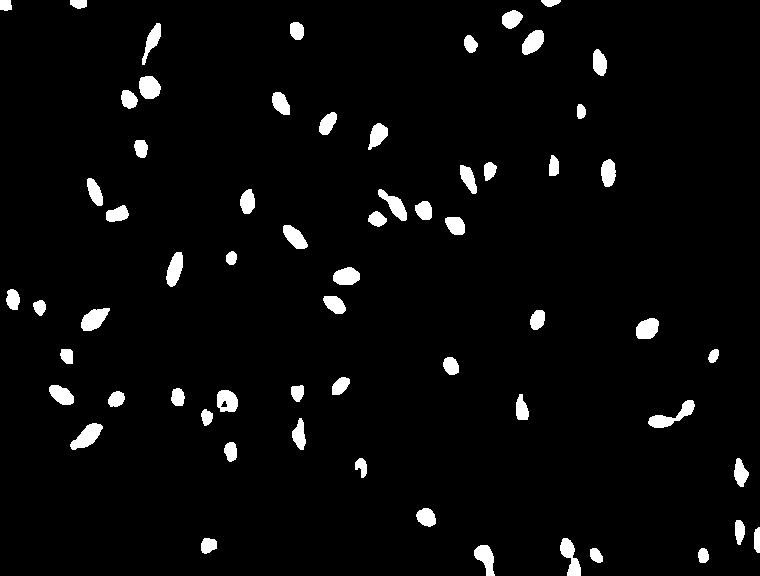
#> input picture processimg/106.jpg, 760 x 576 px; its folder holds only this picture in this run
$ python -i ProcessImg.py   (imports and definitions only)
#> lines starting #> are read from the running program, lines starting #| are printed output that depends on the picture; after the words box and inside, x2 and y2 are one past the last pixel; in counts of white or black regions, pixels touching at a corner belong together
from skimage import measure
from detector import *

nums = []
# [1 line not run here, left out]
framecount = 1

##输入：一张二值图像
##输出：会返回去除小面积的二值图像

def save_want_objects(img):
    labels = measure.label(img)  # 返回打上标签的img数组
    jj = measure.regionprops(labels)  # 找出连通域的各种属性。  注意，这里jj找出的连通域不包括背景连通域
    if len(jj) == 1:
        out = img
    else:
        # 通过与质心之间的距离进行判断
        num = labels.max()  #连通域的个数
        del_array = np.array([0] * (num + 1))  # 生成一个与连通域个数相同的空数组来记录需要删除的区域（从0开始，所以个数要加1）
        for k in range(num):  # 这里如果遇到全黑的图像的话会报错
            th_area = 100# 阈值面积
            k_area = jj[k].area# 将元组转换成array
            if k_area > th_area:
                save_index = k + 1
                del_array[save_index] = 1#大于面积阈值的连通域置1
                del_mask = del_array[labels]#掩膜
        out = img * del_mask #0*1=0，1*1=1
    return out

def processImage(img):
    img = cv2.cvtColor(img, cv2.COLOR_BGR2RGB)
    gray_image = cv2.cvtColor(img, cv2.COLOR_RGB2GRAY)  # 把输入图像灰度化
    blur_image = cv2.GaussianBlur(gray_image, (3, 3), 0)  # 高斯滤波
    ret2, binary_image = cv2.threshold(blur_image, 0, 255, cv2.THRESH_BINARY + cv2.THRESH_OTSU)  # 高斯滤波后用OTSU二值化
    # print("%s"%ret2)
    size = 3
    kernel = np.ones((size, size), dtype=np.uint8)
    img_close = cv2.erode(cv2.dilate(binary_image, kernel), kernel)  # 二值图像闭运算
    image = 255 - img_close  # 二值图像取反
    # 将提取的视频帧存储进imgPath
    out_img = save_want_objects(image)
    return out_img

def G2I(path):
    # 利用VideoCapture捕获视频，也可用于gif读取
#> called with path = 'processimg/106.jpg'
    cap = cv2.VideoCapture(path)  # 要分解的视频的路径
    #判断是否打开gif
    if cap.isOpened():
        flag = 1
    else:
        flag = 0

    if flag == 1:
        global framecount
        while True:
            ret, frame = cap.read()  # 读取gif帧
#> frame is the input picture: shape (576, 760, 3); min 0, max 255, mean 9.4
            if ret == False:  # 判断是否读取成功
                break
            #print('统计精子数目及检测精子活性，正在拆解第{}帧...'.format(i))
            imgPath = "./sperm/%s.jpg" % str(framecount)  # 存储图片的路径
            cv2.imwrite(imgPath, frame)  # 将提取的视频帧存储进imgPath
            out_img = processImage(frame)
#> in processImage, `ret2, binary_image = cv2.threshold(blur_image, 0, 255, cv2.THRESH_BINA..`: binary_image: shape (576, 760); 3.7% white; 62 white regions, largest, box (x1, y1, x2, y2) and area: (648, 400, 695, 428) 490, (70, 423, 103, 450) 470, (81, 308, 110, 331) 433
#> in processImage, `ret2, binary_image = cv2.threshold(blur_image, 0, 255, cv2.THRESH_BINA..`: ret2 = 112
#> in processImage, `image = 255 - img_close`:
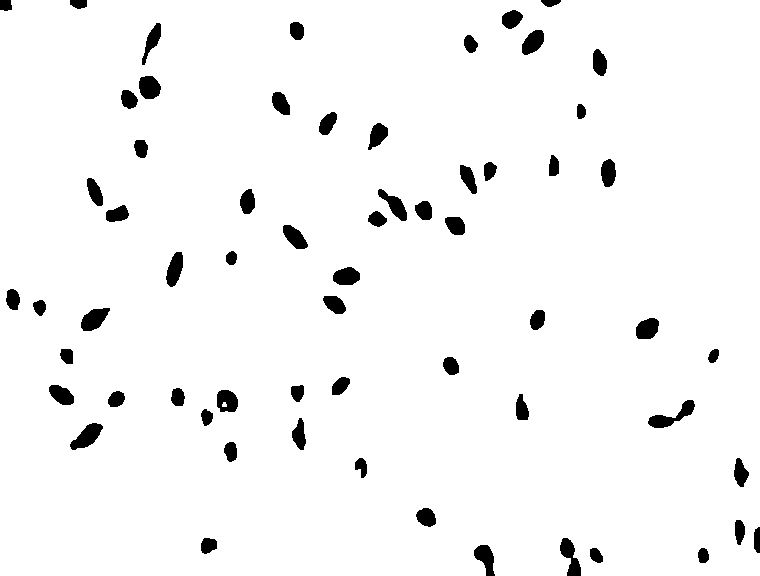
#> image: shape (576, 760); 96.3% white; 62 black regions
#> in save_want_objects, `labels = measure.label(img)`:
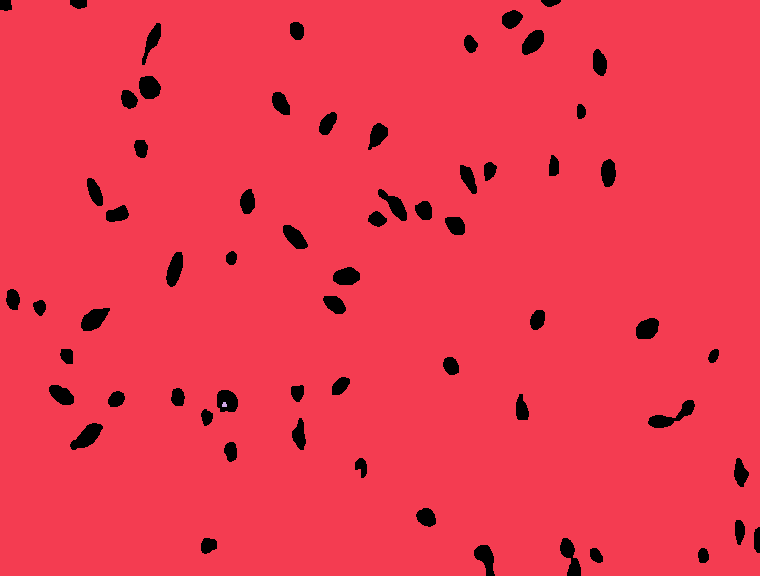
#> labels: shape (576, 760) int64; 3 distinct labels, from 0 to 2; one colour per label, 0 black
#> in save_want_objects, `jj = measure.regionprops(labels)`: jj = 2 regions; box (x1, y1, x2, y2) and area: (0, 0, 760, 576) 421671, (222, 402, 227, 407) 21
#> in save_want_objects, `num = labels.max()`: num = 2
#> in save_want_objects, `del_array = np.array([0] * (num + 1))`: del_array = [0, 0, 0]
#> the loop in save_want_objects, `for k in range(num):` made 2 passes
#> k_area on passes 1 to 2: 421671, 21
#> after the loop in save_want_objects, `for k in range(num):`: del_array = [0, 1, 0]
#> in save_want_objects, `out = img * del_mask`: out: shape (576, 760) int64; 96.3% white; 62 black regions
            labels = measure.label(out_img)  # 返回打上标签的img数组
            tt = measure.regionprops(labels)  # 找出连通域的各种属性
#> tt = 1 regions; box (x1, y1, x2, y2) and area: (0, 0, 760, 576) 421671
            num = labels.max()
#> num = 1
            nums.append(num)
            #print("第{}帧含有精子数目：".format(i), num)
            #for j in range(num):
                #print("面积：", tt[j].area)
            imgPath = "./processimg/%s.jpg" % str(framecount)  # 存储图片的路径
            cv2.imwrite(imgPath, out_img)  # 将提取的视频帧存储进imgPath
            framecount += 1

>>> result = G2I('processimg/106.jpg')

$ run again, on processimg/116.jpg
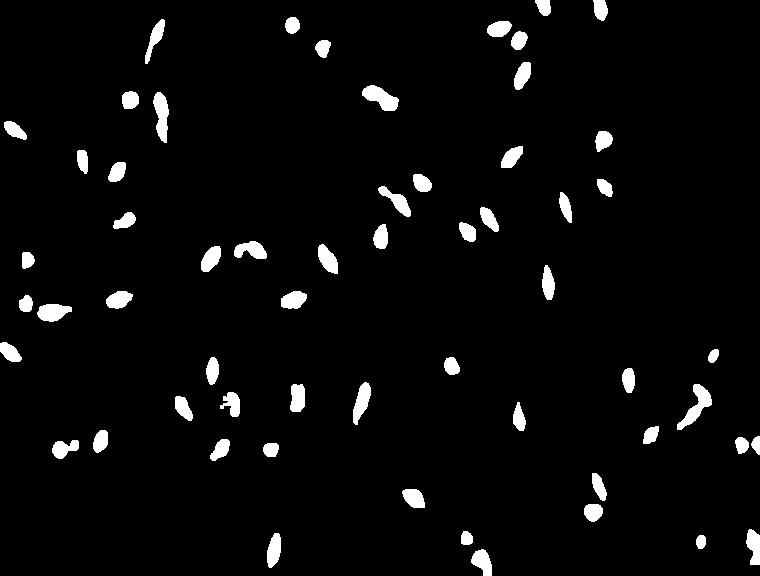
#> input picture processimg/116.jpg, 760 x 576 px
#> in G2I, frame is the input picture: shape (576, 760, 3); min 0, max 255, mean 9.9
#> binary_image: shape (576, 760); 3.9% white; 59 white regions, largest, box (x1, y1, x2, y2) and area: (677, 384, 712, 430) 585, (362, 85, 399, 111) 542, (153, 92, 169, 143) 524
#> ret2 = 112
#> img_close: shape (576, 760); 3.9% white; 58 white regions, largest, box (x1, y1, x2, y2) and area: (677, 384, 712, 430) 585, (362, 85, 399, 111) 542, (153, 92, 169, 143) 526
#> in processImage, `image = 255 - img_close`:
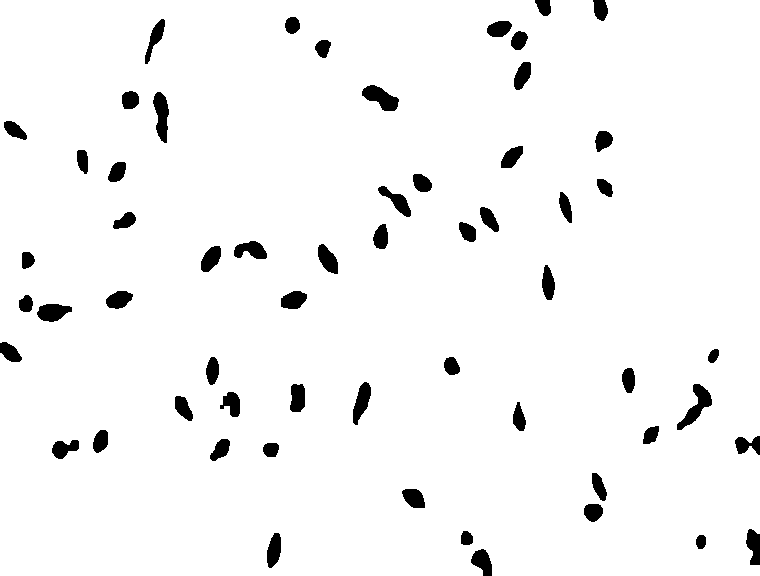
#> image: shape (576, 760); 96.1% white; 58 black regions, largest, box (x1, y1, x2, y2) and area: (677, 384, 712, 430) 585, (362, 85, 399, 111) 542, (153, 92, 169, 143) 526
#> labels: shape (576, 760) int64; values 0 (black) and 1 (white), 96.1% white; 58 black regions
#> jj = 1 regions; box (x1, y1, x2, y2) and area: (0, 0, 760, 576) 420727
#> tt has the same summary as jj in save_want_objects
#> num = 1
